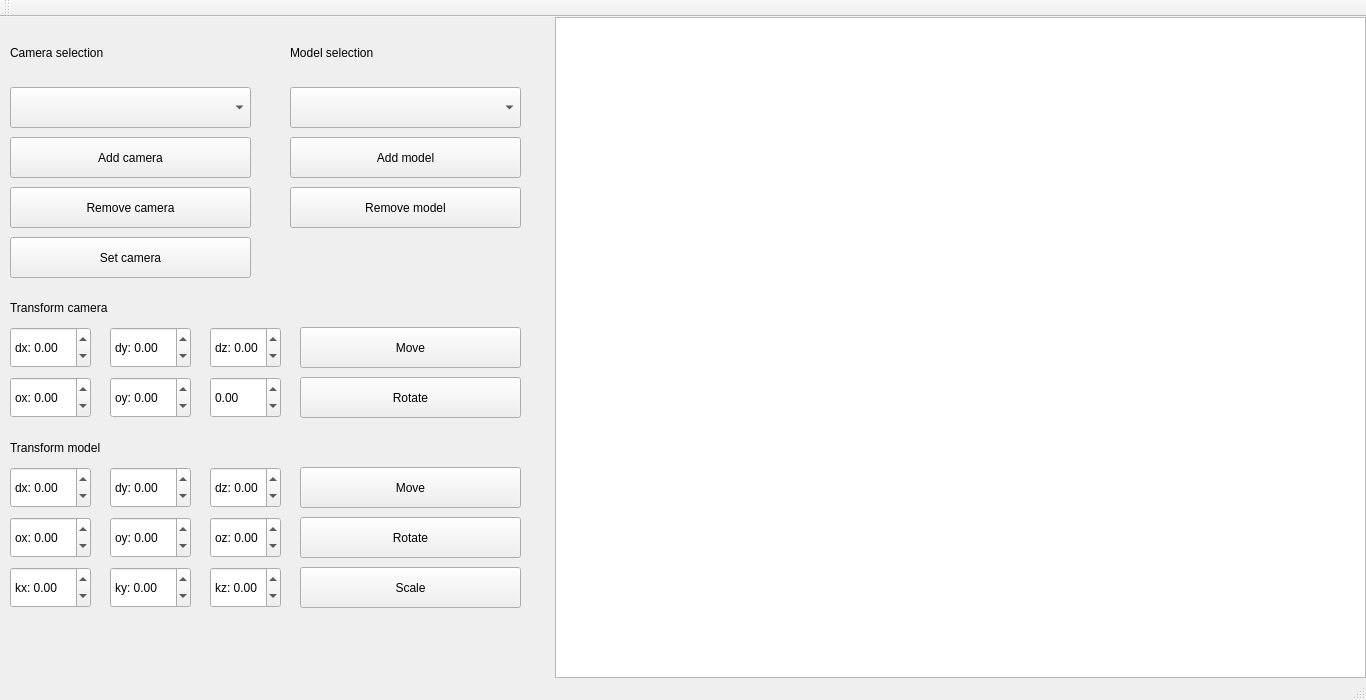
<?xml version="1.0" encoding="UTF-8"?>
<ui version="4.0">
 <class>lab_03Class</class>
 <widget class="QMainWindow" name="lab_03Class">
  <property name="geometry">
   <rect>
    <x>0</x>
    <y>0</y>
    <width>1366</width>
    <height>700</height>
   </rect>
  </property>
  <property name="windowTitle">
   <string>lab_03</string>
  </property>
  <widget class="QWidget" name="centralWidget">
   <widget class="QGraphicsView" name="graphicsView">
    <property name="geometry">
     <rect>
      <x>555</x>
      <y>0</y>
      <width>811</width>
      <height>661</height>
     </rect>
    </property>
   </widget>
   <widget class="QLabel" name="label">
    <property name="geometry">
     <rect>
      <x>10</x>
      <y>20</y>
      <width>201</width>
      <height>31</height>
     </rect>
    </property>
    <property name="text">
     <string>Camera selection</string>
    </property>
   </widget>
   <widget class="QLabel" name="label_2">
    <property name="geometry">
     <rect>
      <x>290</x>
      <y>20</y>
      <width>131</width>
      <height>31</height>
     </rect>
    </property>
    <property name="text">
     <string>Model selection</string>
    </property>
   </widget>
   <widget class="QComboBox" name="comboBoxModel">
    <property name="geometry">
     <rect>
      <x>290</x>
      <y>70</y>
      <width>231</width>
      <height>41</height>
     </rect>
    </property>
   </widget>
   <widget class="QComboBox" name="comboBoxCamera">
    <property name="geometry">
     <rect>
      <x>10</x>
      <y>70</y>
      <width>241</width>
      <height>41</height>
     </rect>
    </property>
   </widget>
   <widget class="QPushButton" name="pushButton_AddCamera">
    <property name="geometry">
     <rect>
      <x>10</x>
      <y>120</y>
      <width>241</width>
      <height>41</height>
     </rect>
    </property>
    <property name="text">
     <string>Add camera</string>
    </property>
   </widget>
   <widget class="QPushButton" name="pushButton_RemoveCamera">
    <property name="geometry">
     <rect>
      <x>10</x>
      <y>170</y>
      <width>241</width>
      <height>41</height>
     </rect>
    </property>
    <property name="text">
     <string>Remove camera</string>
    </property>
   </widget>
   <widget class="QPushButton" name="pushButton_SetCamera">
    <property name="geometry">
     <rect>
      <x>10</x>
      <y>220</y>
      <width>241</width>
      <height>41</height>
     </rect>
    </property>
    <property name="text">
     <string>Set camera</string>
    </property>
   </widget>
   <widget class="QPushButton" name="pushButton_AddModel">
    <property name="geometry">
     <rect>
      <x>290</x>
      <y>120</y>
      <width>231</width>
      <height>41</height>
     </rect>
    </property>
    <property name="text">
     <string>Add model</string>
    </property>
   </widget>
   <widget class="QPushButton" name="pushButton_RemoveModel">
    <property name="geometry">
     <rect>
      <x>290</x>
      <y>170</y>
      <width>231</width>
      <height>41</height>
     </rect>
    </property>
    <property name="text">
     <string>Remove model</string>
    </property>
   </widget>
   <widget class="QLabel" name="label_18">
    <property name="geometry">
     <rect>
      <x>10</x>
      <y>270</y>
      <width>441</width>
      <height>41</height>
     </rect>
    </property>
    <property name="text">
     <string>Transform camera</string>
    </property>
   </widget>
   <widget class="QDoubleSpinBox" name="doubleSpinBoxDx_c">
    <property name="geometry">
     <rect>
      <x>10</x>
      <y>310</y>
      <width>81</width>
      <height>41</height>
     </rect>
    </property>
    <property name="prefix">
     <string>dx: </string>
    </property>
    <property name="minimum">
     <double>-500.000000000000000</double>
    </property>
    <property name="maximum">
     <double>500.000000000000000</double>
    </property>
   </widget>
   <widget class="QDoubleSpinBox" name="doubleSpinBoxDy_c">
    <property name="geometry">
     <rect>
      <x>110</x>
      <y>310</y>
      <width>81</width>
      <height>41</height>
     </rect>
    </property>
    <property name="prefix">
     <string>dy: </string>
    </property>
    <property name="minimum">
     <double>-500.000000000000000</double>
    </property>
    <property name="maximum">
     <double>500.000000000000000</double>
    </property>
   </widget>
   <widget class="QDoubleSpinBox" name="doubleSpinBoxDz_c">
    <property name="geometry">
     <rect>
      <x>210</x>
      <y>310</y>
      <width>71</width>
      <height>41</height>
     </rect>
    </property>
    <property name="prefix">
     <string>dz: </string>
    </property>
    <property name="minimum">
     <double>-500.000000000000000</double>
    </property>
    <property name="maximum">
     <double>500.000000000000000</double>
    </property>
   </widget>
   <widget class="QPushButton" name="pushButton_moveCamera">
    <property name="geometry">
     <rect>
      <x>300</x>
      <y>310</y>
      <width>221</width>
      <height>41</height>
     </rect>
    </property>
    <property name="text">
     <string>Move</string>
    </property>
   </widget>
   <widget class="QDoubleSpinBox" name="doubleSpinBoxOx_c">
    <property name="geometry">
     <rect>
      <x>10</x>
      <y>360</y>
      <width>81</width>
      <height>41</height>
     </rect>
    </property>
    <property name="prefix">
     <string>ox: </string>
    </property>
    <property name="minimum">
     <double>-500.000000000000000</double>
    </property>
    <property name="maximum">
     <double>500.000000000000000</double>
    </property>
   </widget>
   <widget class="QDoubleSpinBox" name="doubleSpinBoxOy_c">
    <property name="geometry">
     <rect>
      <x>110</x>
      <y>360</y>
      <width>81</width>
      <height>41</height>
     </rect>
    </property>
    <property name="prefix">
     <string>oy: </string>
    </property>
    <property name="minimum">
     <double>-500.000000000000000</double>
    </property>
    <property name="maximum">
     <double>500.000000000000000</double>
    </property>
   </widget>
   <widget class="QDoubleSpinBox" name="doubleSpinBoxOz_c">
    <property name="geometry">
     <rect>
      <x>210</x>
      <y>360</y>
      <width>71</width>
      <height>41</height>
     </rect>
    </property>
    <property name="minimum">
     <double>-500.000000000000000</double>
    </property>
    <property name="maximum">
     <double>500.000000000000000</double>
    </property>
   </widget>
   <widget class="QPushButton" name="pushButton_rotateCamera">
    <property name="geometry">
     <rect>
      <x>300</x>
      <y>360</y>
      <width>221</width>
      <height>41</height>
     </rect>
    </property>
    <property name="text">
     <string>Rotate</string>
    </property>
   </widget>
   <widget class="QLabel" name="label_19">
    <property name="geometry">
     <rect>
      <x>10</x>
      <y>410</y>
      <width>461</width>
      <height>41</height>
     </rect>
    </property>
    <property name="text">
     <string>Transform model</string>
    </property>
   </widget>
   <widget class="QDoubleSpinBox" name="doubleSpinBoxDx">
    <property name="geometry">
     <rect>
      <x>10</x>
      <y>450</y>
      <width>81</width>
      <height>41</height>
     </rect>
    </property>
    <property name="prefix">
     <string>dx: </string>
    </property>
    <property name="minimum">
     <double>-500.000000000000000</double>
    </property>
    <property name="maximum">
     <double>500.000000000000000</double>
    </property>
   </widget>
   <widget class="QDoubleSpinBox" name="doubleSpinBoxDy">
    <property name="geometry">
     <rect>
      <x>110</x>
      <y>450</y>
      <width>81</width>
      <height>41</height>
     </rect>
    </property>
    <property name="prefix">
     <string>dy: </string>
    </property>
    <property name="minimum">
     <double>-500.000000000000000</double>
    </property>
    <property name="maximum">
     <double>500.000000000000000</double>
    </property>
   </widget>
   <widget class="QDoubleSpinBox" name="doubleSpinBoxDz">
    <property name="geometry">
     <rect>
      <x>210</x>
      <y>450</y>
      <width>71</width>
      <height>41</height>
     </rect>
    </property>
    <property name="prefix">
     <string>dz: </string>
    </property>
    <property name="minimum">
     <double>-500.000000000000000</double>
    </property>
    <property name="maximum">
     <double>500.000000000000000</double>
    </property>
   </widget>
   <widget class="QPushButton" name="pushButton_moveModel">
    <property name="geometry">
     <rect>
      <x>300</x>
      <y>450</y>
      <width>221</width>
      <height>41</height>
     </rect>
    </property>
    <property name="text">
     <string>Move</string>
    </property>
   </widget>
   <widget class="QDoubleSpinBox" name="doubleSpinBoxOx">
    <property name="geometry">
     <rect>
      <x>10</x>
      <y>500</y>
      <width>81</width>
      <height>41</height>
     </rect>
    </property>
    <property name="prefix">
     <string>ox: </string>
    </property>
    <property name="minimum">
     <double>-500.000000000000000</double>
    </property>
    <property name="maximum">
     <double>500.000000000000000</double>
    </property>
   </widget>
   <widget class="QDoubleSpinBox" name="doubleSpinBoxOy">
    <property name="geometry">
     <rect>
      <x>110</x>
      <y>500</y>
      <width>81</width>
      <height>41</height>
     </rect>
    </property>
    <property name="prefix">
     <string>oy: </string>
    </property>
    <property name="minimum">
     <double>-500.000000000000000</double>
    </property>
    <property name="maximum">
     <double>500.000000000000000</double>
    </property>
   </widget>
   <widget class="QDoubleSpinBox" name="doubleSpinBoxOz">
    <property name="geometry">
     <rect>
      <x>210</x>
      <y>500</y>
      <width>71</width>
      <height>41</height>
     </rect>
    </property>
    <property name="prefix">
     <string>oz: </string>
    </property>
    <property name="minimum">
     <double>-500.000000000000000</double>
    </property>
    <property name="maximum">
     <double>500.000000000000000</double>
    </property>
   </widget>
   <widget class="QPushButton" name="pushButton_rotateModel">
    <property name="geometry">
     <rect>
      <x>300</x>
      <y>500</y>
      <width>221</width>
      <height>41</height>
     </rect>
    </property>
    <property name="text">
     <string>Rotate</string>
    </property>
   </widget>
   <widget class="QDoubleSpinBox" name="doubleSpinBoxKx">
    <property name="geometry">
     <rect>
      <x>10</x>
      <y>550</y>
      <width>81</width>
      <height>41</height>
     </rect>
    </property>
    <property name="prefix">
     <string>kx: </string>
    </property>
    <property name="minimum">
     <double>-500.000000000000000</double>
    </property>
    <property name="maximum">
     <double>500.000000000000000</double>
    </property>
   </widget>
   <widget class="QDoubleSpinBox" name="doubleSpinBoxKy">
    <property name="geometry">
     <rect>
      <x>110</x>
      <y>550</y>
      <width>81</width>
      <height>41</height>
     </rect>
    </property>
    <property name="prefix">
     <string>ky: </string>
    </property>
    <property name="minimum">
     <double>-500.000000000000000</double>
    </property>
    <property name="maximum">
     <double>500.000000000000000</double>
    </property>
   </widget>
   <widget class="QDoubleSpinBox" name="doubleSpinBoxKz">
    <property name="geometry">
     <rect>
      <x>210</x>
      <y>550</y>
      <width>71</width>
      <height>41</height>
     </rect>
    </property>
    <property name="prefix">
     <string>kz: </string>
    </property>
    <property name="minimum">
     <double>-500.000000000000000</double>
    </property>
    <property name="maximum">
     <double>500.000000000000000</double>
    </property>
   </widget>
   <widget class="QPushButton" name="pushButton_scaleModel">
    <property name="geometry">
     <rect>
      <x>300</x>
      <y>550</y>
      <width>221</width>
      <height>41</height>
     </rect>
    </property>
    <property name="text">
     <string>Scale</string>
    </property>
   </widget>
  </widget>
  <widget class="QToolBar" name="mainToolBar">
   <attribute name="toolBarArea">
    <enum>TopToolBarArea</enum>
   </attribute>
   <attribute name="toolBarBreak">
    <bool>false</bool>
   </attribute>
  </widget>
  <widget class="QStatusBar" name="statusBar"/>
 </widget>
 <layoutdefault spacing="6" margin="11"/>
 <resources>
  <include location="lab_03.qrc"/>
 </resources>
 <connections/>
</ui>
